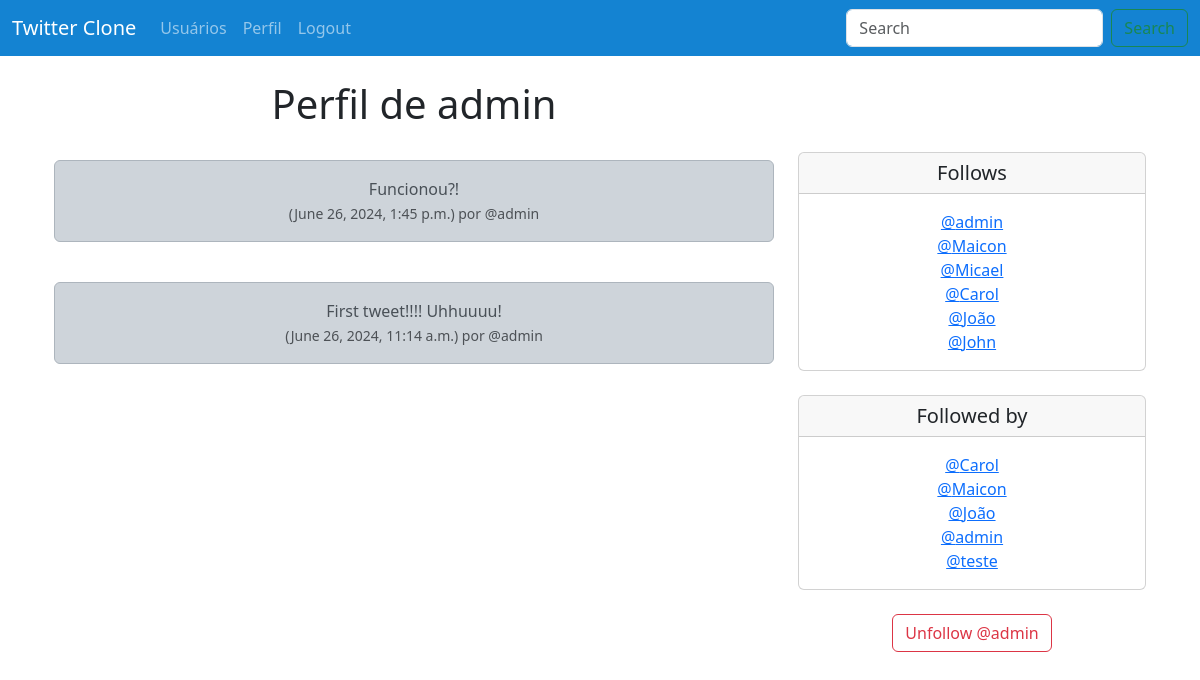
Screenshot of /profile/1 (signed in) with the database file from the repository.
### musker/models.py (models this page shows, shortened)
class Profile(models.Model):
    user = models.OneToOneField(User, on_delete=models.CASCADE)
    follows = models.ManyToManyField('self',
                                     related_name='followed_by',
                                     symmetrical=False,
                                     blank=True)
    datee_modified = models.DateTimeField(User, auto_now=True)
    def __str__(self):
        return self.user.username

class tweet(models.Model):
    user = models.ForeignKey(
        User, related_name="tweets",
        on_delete=models.DO_NOTHING
    )
    body = models.CharField(max_length=200)
    created_at = models.DateTimeField(auto_now_add=True)

### musker/views.py (the view, shortened to what this page needs)
# urls.py: path('profile/<int:pk>', views.profile, name='profile'),
def profile(request, pk):
     if request.user.is_authenticated:
        profile = Profile.objects.get(user_id = pk)
        tweets = tweet.objects.filter(user_id = pk).order_by("-created_at")
        return render(request, 'profile.html', {'profile':profile, "tweets":tweets})
     else:
        messages.success(request, ("Você deve estar logado.."))
        return redirect('home')

### musker/templates/profile.html (shortened to what this page needs)
{% extends 'base.html' %}
{% block content %}
{% if profile %}
<div class="container text-center">
    <div class="row">
        <div class="col-8">
            <h1>Perfil de {{ profile.user.username }}</h1>
            <br/>
            {% if tweets %}
              {% for tweet in tweets %}
                <div class="alert alert-dark" role="alert">
                  {{ tweet.body }}<br/>
                  <small class="text-muted">
                      ({{ tweet.created_at }}) por @{{ tweet.user.username }}
                  </small>
                </div>
                <br/>
              {% endfor %}
            {% endif %}
        </div>
        <div class="col-4">
            <br/><br/><br/>
            <div class="card">
                <h5 class="card-header">Follows</h5>
                <div class="card-body">
                  <p class="card-text">
                    {% for following in profile.follows.all %}
                        <a href="{% url 'profile' following.user.id%}">@{{following}}</a><br/>
                     {% endfor %}
                  </p>
                </div>
              </div>
              <br/>
              <div class="card">
                <h5 class="card-header">Followed by</h5>
                <div class="card-body">
                  <p class="card-text">
                    {% for following in profile.followed_by.all %}
                        <a href="{% url 'profile' following.user.id%}">@{{following}}</a><br/>
                    {% endfor %}
                  </p>
                </div>
              </div>
              <br/>
              <form method=POST>
                   {% if profile in user.profile.follows.all %}
                        <button class="btn btn-outline-danger"
                        name="follow" value="unfollow" type="submit">
                        Unfollow @{{ profile.user.username | lower }}</button>
                   {% else %}
                        <button class="btn btn-outline-success"
                        name="follow" value="follow" type="submit">
                        Follow @{{ profile.user.username | lower }}</button>
                   {% endif %}
              </form>
              <br/>
        </div>
    </div>
</div>
{% endif %}
{% endblock %}

### rows the page displays
Profile: user.username "admin"
tweet: body "Funcionou?!", created_at "June 26, 2024, 1:45 p.m.", user.username "admin"
tweet: body "First tweet!!!! Uhhuuuu!", created_at "June 26, 2024, 11:14 a.m.", user.username "admin"
Profile: user.username "Maicon"
Profile: user.username "Micael"
Profile: user.username "Carol"
Profile: user.username "João"
Profile: user.username "John"
Profile: user.username "teste"
